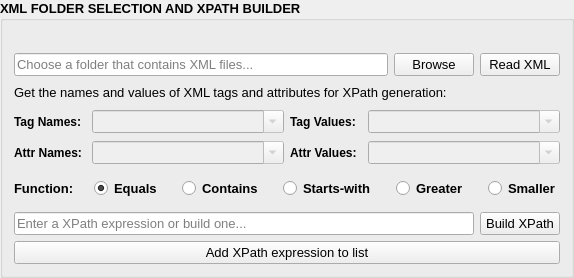
             <widget class="QGroupBox" name="group_box_xml_input_xpath_builder">
              <property name="sizePolicy">
               <sizepolicy hsizetype="Preferred" vsizetype="Preferred">
                <horstretch>0</horstretch>
                <verstretch>0</verstretch>
               </sizepolicy>
              </property>
              <property name="font">
               <font>
                <family>Microsoft YaHei UI</family>
                <pointsize>10</pointsize>
                <italic>false</italic>
                <bold>true</bold>
                <underline>false</underline>
                <strikeout>false</strikeout>
               </font>
              </property>
              <property name="title">
               <string>XML FOLDER SELECTION AND XPATH BUILDER</string>
              </property>
              <layout class="QVBoxLayout" name="verticalLayout_7">
               <item>
                <widget class="QLabel" name="statusbar_xml_files_count">
                 <property name="sizePolicy">
                  <sizepolicy hsizetype="Minimum" vsizetype="Preferred">
                   <horstretch>0</horstretch>
                   <verstretch>0</verstretch>
                  </sizepolicy>
                 </property>
                 <property name="styleSheet">
                  <string notr="true">color: rgb(78, 132, 240);
font: bold;</string>
                 </property>
                 <property name="text">
                  <string/>
                 </property>
                </widget>
               </item>
               <item>
                <layout class="QHBoxLayout" name="horizontalLayout_one">
                 <item>
                  <widget class="QLineEdit" name="line_edit_xml_folder_path_input">
                   <property name="font">
                    <font>
                     <family>Microsoft YaHei UI</family>
                     <pointsize>10</pointsize>
                     <italic>false</italic>
                     <bold>false</bold>
                     <underline>false</underline>
                     <strikeout>false</strikeout>
                    </font>
                   </property>
                   <property name="placeholderText">
                    <string>Choose a folder that contains XML files...</string>
                   </property>
                   <property name="clearButtonEnabled">
                    <bool>true</bool>
                   </property>
                  </widget>
                 </item>
                 <item>
                  <widget class="QPushButton" name="button_browse_xml_folder">
                   <property name="font">
                    <font>
                     <family>Microsoft YaHei UI</family>
                     <pointsize>10</pointsize>
                     <italic>false</italic>
                     <bold>false</bold>
                     <underline>false</underline>
                     <strikeout>false</strikeout>
                    </font>
                   </property>
                   <property name="toolTip">
                    <string>Browse for the folder containing your XML files.</string>
                   </property>
                   <property name="text">
                    <string>Browse</string>
                   </property>
                  </widget>
                 </item>
                 <item>
                  <widget class="QPushButton" name="button_read_xml">
                   <property name="font">
                    <font>
                     <family>Microsoft YaHei UI</family>
                     <pointsize>10</pointsize>
                     <italic>false</italic>
                     <bold>false</bold>
                     <underline>false</underline>
                     <strikeout>false</strikeout>
                    </font>
                   </property>
                   <property name="toolTip">
                    <string>Load data from an XML file into the Combo Boxes and display the XML content.</string>
                   </property>
                   <property name="text">
                    <string>Read XML</string>
                   </property>
                  </widget>
                 </item>
                </layout>
               </item>
               <item>
                <layout class="QHBoxLayout" name="horizontalLayout_two">
                 <property name="topMargin">
                  <number>3</number>
                 </property>
                 <property name="bottomMargin">
                  <number>3</number>
                 </property>
                 <item>
                  <widget class="QLabel" name="label_xpath_builder">
                   <property name="sizePolicy">
                    <sizepolicy hsizetype="Minimum" vsizetype="Preferred">
                     <horstretch>0</horstretch>
                     <verstretch>0</verstretch>
                    </sizepolicy>
                   </property>
                   <property name="font">
                    <font>
                     <family>Microsoft YaHei UI</family>
                     <pointsize>10</pointsize>
                     <italic>false</italic>
                     <bold>false</bold>
                     <underline>false</underline>
                     <strikeout>false</strikeout>
                    </font>
                   </property>
                   <property name="text">
                    <string>Get the names and values of XML tags and attributes for XPath generation:</string>
                   </property>
                  </widget>
                 </item>
                </layout>
               </item>
               <item>
                <layout class="QHBoxLayout" name="horizontalLayout_three">
                 <property name="topMargin">
                  <number>1</number>
                 </property>
                 <property name="bottomMargin">
                  <number>1</number>
                 </property>
                 <item>
                  <widget class="QLabel" name="label_tag_names">
                   <property name="sizePolicy">
                    <sizepolicy hsizetype="Minimum" vsizetype="Preferred">
                     <horstretch>0</horstretch>
                     <verstretch>0</verstretch>
                    </sizepolicy>
                   </property>
                   <property name="maximumSize">
                    <size>
                     <width>72</width>
                     <height>16777215</height>
                    </size>
                   </property>
                   <property name="font">
                    <font>
                     <family>Microsoft YaHei UI</family>
                     <pointsize>9</pointsize>
                     <italic>false</italic>
                     <bold>true</bold>
                     <underline>false</underline>
                     <strikeout>false</strikeout>
                    </font>
                   </property>
                   <property name="text">
                    <string>Tag Names:</string>
                   </property>
                  </widget>
                 </item>
                 <item>
                  <widget class="QComboBox" name="combobox_tag_names">
                   <property name="enabled">
                    <bool>false</bool>
                   </property>
                   <property name="sizePolicy">
                    <sizepolicy hsizetype="Minimum" vsizetype="Fixed">
                     <horstretch>0</horstretch>
                     <verstretch>0</verstretch>
                    </sizepolicy>
                   </property>
                   <property name="font">
                    <font>
                     <family>Microsoft YaHei UI</family>
                     <pointsize>10</pointsize>
                     <italic>false</italic>
                     <bold>true</bold>
                     <underline>false</underline>
                     <strikeout>false</strikeout>
                    </font>
                   </property>
                   <property name="editable">
                    <bool>true</bool>
                   </property>
                   <property name="currentText">
                    <string/>
                   </property>
                   <property name="currentIndex">
                    <number>-1</number>
                   </property>
                   <property name="placeholderText">
                    <string>Select Tag Name...</string>
                   </property>
                  </widget>
                 </item>
                 <item>
                  <widget class="QLabel" name="label_tag_values">
                   <property name="sizePolicy">
                    <sizepolicy hsizetype="Minimum" vsizetype="Preferred">
                     <horstretch>0</horstretch>
                     <verstretch>0</verstretch>
                    </sizepolicy>
                   </property>
                   <property name="maximumSize">
                    <size>
                     <width>72</width>
                     <height>16777215</height>
                    </size>
                   </property>
                   <property name="font">
                    <font>
                     <family>Microsoft YaHei UI</family>
                     <pointsize>9</pointsize>
                     <italic>false</italic>
                     <bold>true</bold>
                     <underline>false</underline>
                     <strikeout>false</strikeout>
                    </font>
                   </property>
                   <property name="text">
                    <string>Tag Values:</string>
                   </property>
                  </widget>
                 </item>
                 <item>
                  <widget class="QComboBox" name="combobox_tag_values">
                   <property name="enabled">
                    <bool>false</bool>
                   </property>
                   <property name="sizePolicy">
                    <sizepolicy hsizetype="Minimum" vsizetype="Fixed">
                     <horstretch>0</horstretch>
                     <verstretch>0</verstretch>
                    </sizepolicy>
                   </property>
                   <property name="font">
                    <font>
                     <family>Microsoft YaHei UI</family>
                     <pointsize>10</pointsize>
                     <italic>false</italic>
                     <bold>true</bold>
                     <underline>false</underline>
                     <strikeout>false</strikeout>
                    </font>
                   </property>
                   <property name="editable">
                    <bool>true</bool>
                   </property>
                   <property name="currentText">
                    <string/>
                   </property>
                   <property name="currentIndex">
                    <number>-1</number>
                   </property>
                   <property name="placeholderText">
                    <string>Select Tag Value...</string>
                   </property>
                  </widget>
                 </item>
                </layout>
               </item>
               <item>
                <layout class="QHBoxLayout" name="horizontalLayout_four">
                 <property name="spacing">
                  <number>6</number>
                 </property>
                 <property name="topMargin">
                  <number>1</number>
                 </property>
                 <property name="bottomMargin">
                  <number>1</number>
                 </property>
                 <item>
                  <widget class="QLabel" name="label_attribute_names">
                   <property name="sizePolicy">
                    <sizepolicy hsizetype="Minimum" vsizetype="Preferred">
                     <horstretch>0</horstretch>
                     <verstretch>0</verstretch>
                    </sizepolicy>
                   </property>
                   <property name="maximumSize">
                    <size>
                     <width>72</width>
                     <height>16777215</height>
                    </size>
                   </property>
                   <property name="font">
                    <font>
                     <family>Microsoft YaHei UI</family>
                     <pointsize>9</pointsize>
                     <italic>false</italic>
                     <bold>true</bold>
                     <underline>false</underline>
                     <strikeout>false</strikeout>
                    </font>
                   </property>
                   <property name="text">
                    <string>Attr Names:</string>
                   </property>
                  </widget>
                 </item>
                 <item>
                  <widget class="QComboBox" name="combobox_attribute_names">
                   <property name="enabled">
                    <bool>false</bool>
                   </property>
                   <property name="sizePolicy">
                    <sizepolicy hsizetype="Minimum" vsizetype="Fixed">
                     <horstretch>0</horstretch>
                     <verstretch>0</verstretch>
                    </sizepolicy>
                   </property>
                   <property name="font">
                    <font>
                     <family>Microsoft YaHei UI</family>
                     <pointsize>10</pointsize>
                     <italic>false</italic>
                     <bold>true</bold>
                     <underline>false</underline>
                     <strikeout>false</strikeout>
                    </font>
                   </property>
                   <property name="editable">
                    <bool>true</bool>
                   </property>
                   <property name="currentText">
                    <string/>
                   </property>
                   <property name="currentIndex">
                    <number>-1</number>
                   </property>
                   <property name="placeholderText">
                    <string>Select Attribute Name...</string>
                   </property>
                  </widget>
                 </item>
                 <item>
                  <widget class="QLabel" name="label_attribute_values">
                   <property name="sizePolicy">
                    <sizepolicy hsizetype="Minimum" vsizetype="Preferred">
                     <horstretch>0</horstretch>
                     <verstretch>0</verstretch>
                    </sizepolicy>
                   </property>
                   <property name="maximumSize">
                    <size>
                     <width>72</width>
                     <height>16777215</height>
                    </size>
                   </property>
                   <property name="font">
                    <font>
                     <family>Microsoft YaHei UI</family>
                     <pointsize>9</pointsize>
                     <italic>false</italic>
                     <bold>true</bold>
                     <underline>false</underline>
                     <strikeout>false</strikeout>
                    </font>
                   </property>
                   <property name="text">
                    <string>Attr Values:</string>
                   </property>
                  </widget>
                 </item>
                 <item>
                  <widget class="QComboBox" name="combobox_attribute_values">
                   <property name="enabled">
                    <bool>false</bool>
                   </property>
                   <property name="sizePolicy">
                    <sizepolicy hsizetype="Minimum" vsizetype="Fixed">
                     <horstretch>0</horstretch>
                     <verstretch>0</verstretch>
                    </sizepolicy>
                   </property>
                   <property name="font">
                    <font>
                     <family>Microsoft YaHei UI</family>
                     <pointsize>10</pointsize>
                     <italic>false</italic>
                     <bold>true</bold>
                     <underline>false</underline>
                     <strikeout>false</strikeout>
                    </font>
                   </property>
                   <property name="editable">
                    <bool>true</bool>
                   </property>
                   <property name="currentText">
                    <string/>
                   </property>
                   <property name="currentIndex">
                    <number>-1</number>
                   </property>
                   <property name="placeholderText">
                    <string>Select Attribute Value...</string>
                   </property>
                  </widget>
                 </item>
                </layout>
               </item>
               <item>
                <layout class="QHBoxLayout" name="horizontalLayout_five">
                 <property name="spacing">
                  <number>20</number>
                 </property>
                 <property name="topMargin">
                  <number>7</number>
                 </property>
                 <property name="bottomMargin">
                  <number>7</number>
                 </property>
                 <item>
                  <widget class="QLabel" name="label_function">
                   <property name="sizePolicy">
                    <sizepolicy hsizetype="Minimum" vsizetype="Preferred">
                     <horstretch>0</horstretch>
                     <verstretch>0</verstretch>
                    </sizepolicy>
                   </property>
                   <property name="font">
                    <font>
                     <family>Microsoft YaHei UI</family>
                     <pointsize>10</pointsize>
                     <italic>false</italic>
                     <bold>true</bold>
                     <underline>false</underline>
                     <strikeout>false</strikeout>
                    </font>
                   </property>
                   <property name="text">
                    <string>Function:</string>
                   </property>
                  </widget>
                 </item>
                 <item>
                  <widget class="QRadioButton" name="radio_button_equals">
                   <property name="font">
                    <font>
                     <family>Microsoft YaHei UI</family>
                     <pointsize>10</pointsize>
                     <italic>false</italic>
                     <bold>true</bold>
                     <underline>false</underline>
                     <strikeout>false</strikeout>
                    </font>
                   </property>
                   <property name="toolTip">
                    <string/>
                   </property>
                   <property name="text">
                    <string>Equals</string>
                   </property>
                   <property name="checked">
                    <bool>true</bool>
                   </property>
                  </widget>
                 </item>
                 <item>
                  <widget class="QRadioButton" name="radio_button_contains">
                   <property name="font">
                    <font>
                     <family>Microsoft YaHei UI</family>
                     <pointsize>10</pointsize>
                     <italic>false</italic>
                     <bold>true</bold>
                     <underline>false</underline>
                     <strikeout>false</strikeout>
                    </font>
                   </property>
                   <property name="styleSheet">
                    <string notr="true"/>
                   </property>
                   <property name="text">
                    <string>Contains</string>
                   </property>
                  </widget>
                 </item>
                 <item>
                  <widget class="QRadioButton" name="radio_button_starts_with">
                   <property name="sizePolicy">
                    <sizepolicy hsizetype="Minimum" vsizetype="Fixed">
                     <horstretch>0</horstretch>
                     <verstretch>0</verstretch>
                    </sizepolicy>
                   </property>
                   <property name="font">
                    <font>
                     <family>Microsoft YaHei UI</family>
                     <pointsize>10</pointsize>
                     <italic>false</italic>
                     <bold>true</bold>
                     <underline>false</underline>
                     <strikeout>false</strikeout>
                    </font>
                   </property>
                   <property name="text">
                    <string>Starts-with</string>
                   </property>
                  </widget>
                 </item>
                 <item>
                  <widget class="QRadioButton" name="radio_button_greater">
                   <property name="font">
                    <font>
                     <family>Microsoft YaHei UI</family>
                     <pointsize>10</pointsize>
                     <italic>false</italic>
                     <bold>true</bold>
                     <underline>false</underline>
                     <strikeout>false</strikeout>
                    </font>
                   </property>
                   <property name="text">
                    <string>Greater</string>
                   </property>
                  </widget>
                 </item>
                 <item>
                  <widget class="QRadioButton" name="radio_button_smaller">
                   <property name="font">
                    <font>
                     <family>Microsoft YaHei UI</family>
                     <pointsize>10</pointsize>
                     <italic>false</italic>
                     <bold>true</bold>
                     <underline>false</underline>
                     <strikeout>false</strikeout>
                    </font>
                   </property>
                   <property name="text">
                    <string>Smaller</string>
                   </property>
                  </widget>
                 </item>
                </layout>
               </item>
               <item>
                <layout class="QHBoxLayout" name="horizontalLayout_six">
                 <item>
                  <widget class="QLineEdit" name="line_edit_xpath_builder">
                   <property name="font">
                    <font>
                     <family>Microsoft YaHei UI</family>
                     <pointsize>10</pointsize>
                     <italic>false</italic>
                     <bold>false</bold>
                     <underline>false</underline>
                     <strikeout>false</strikeout>
                    </font>
                   </property>
                   <property name="placeholderText">
                    <string>Enter a XPath expression or build one...</string>
                   </property>
                   <property name="clearButtonEnabled">
                    <bool>true</bool>
                   </property>
                  </widget>
                 </item>
                 <item>
                  <widget class="QPushButton" name="button_build_xpath">
                   <property name="font">
                    <font>
                     <family>Microsoft YaHei UI</family>
                     <pointsize>10</pointsize>
                     <italic>false</italic>
                     <bold>false</bold>
                     <underline>false</underline>
                     <strikeout>false</strikeout>
                    </font>
                   </property>
                   <property name="toolTip">
                    <string>Create an XPath expression based on the current Combo Box values.</string>
                   </property>
                   <property name="text">
                    <string>Build XPath</string>
                   </property>
                  </widget>
                 </item>
                </layout>
               </item>
               <item>
                <widget class="QPushButton" name="button_add_xpath_to_list">
                 <property name="font">
                  <font>
                   <family>Microsoft YaHei UI</family>
                   <pointsize>10</pointsize>
                   <italic>false</italic>
                   <bold>false</bold>
                   <underline>false</underline>
                   <strikeout>false</strikeout>
                  </font>
                 </property>
                 <property name="toolTip">
                  <string>Add the entered or generated XPath expression to the list below.</string>
                 </property>
                 <property name="text">
                  <string>Add XPath expression to list</string>
                 </property>
                </widget>
               </item>
              </layout>
             </widget>
